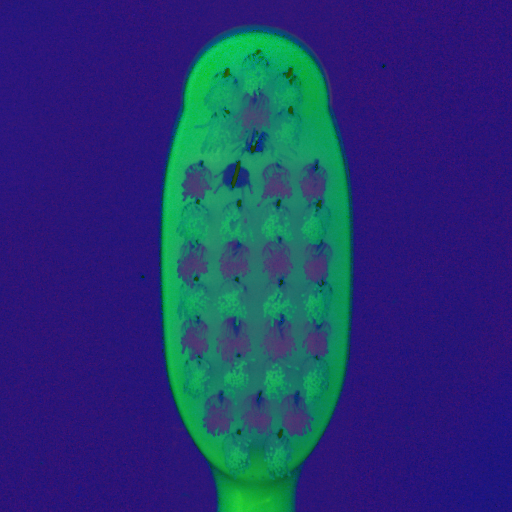
#> input picture dataset_HLS/train/defective/001.png, 1024 x 1024 px (shown at 1/2 size); its folder holds only this picture in this run
$ python -i avs_detector.py   (imports and definitions only)
#> lines starting #> are read from the running program, lines starting #| are printed output that depends on the picture; after the words box and inside, x2 and y2 are one past the last pixel; in counts of white or black regions, pixels touching at a corner belong together
import os
import cv2
import numpy as np
import pandas as pd
from sklearn.metrics import classification_report, confusion_matrix


def fiber_score(img_path, crop_x=200):

#> called with img_path = '../dataset_HLS/train/defective/001.png', crop_x = 200
    img = cv2.imread(img_path, cv2.IMREAD_GRAYSCALE)
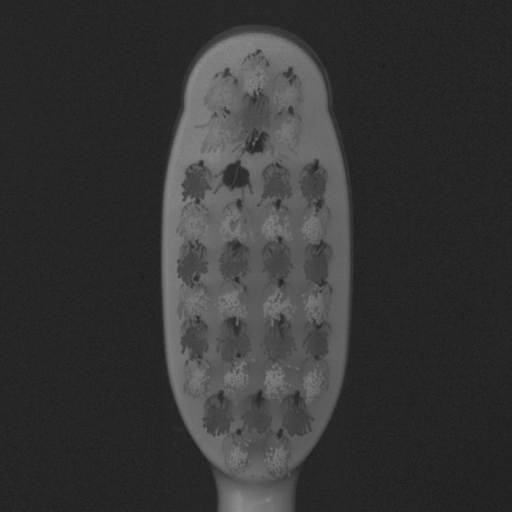
#> img: shape (1024, 1024) (shown at 1/2 size); min 9, max 145, mean 53.9

    h, w = img.shape
#> h = 1024; w = 1024
    if w > 2 * crop_x:
        img = img[:, crop_x:-crop_x]
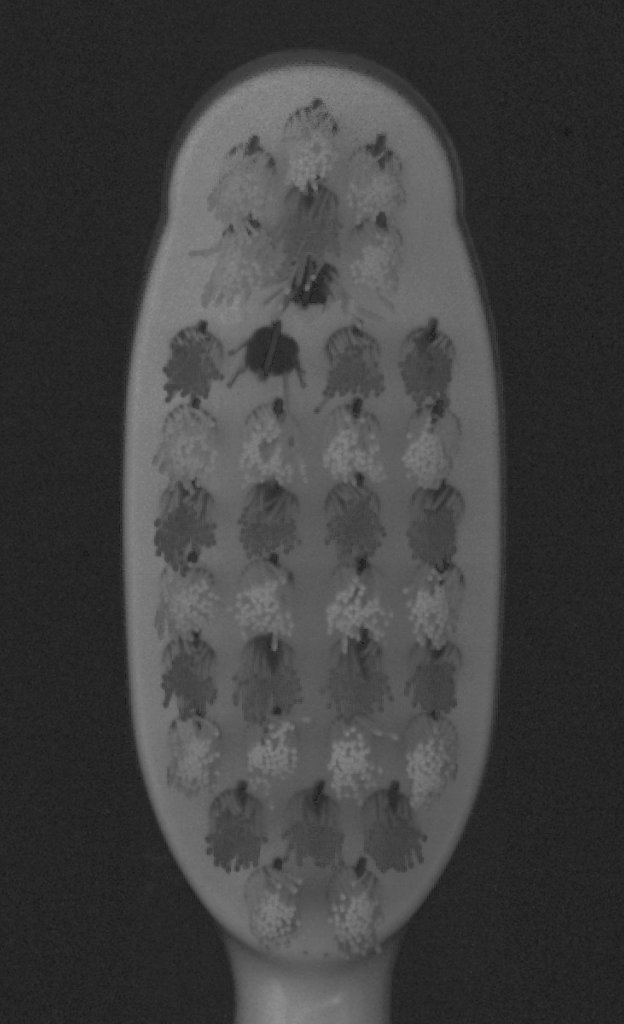
#> img: shape (1024, 624); min 9, max 145, mean 64.4

    img = cv2.GaussianBlur(img, (5,5), 0)

    kernel = cv2.getStructuringElement(cv2.MORPH_ELLIPSE, (15,15))
    tophat = cv2.morphologyEx(img, cv2.MORPH_TOPHAT, kernel)
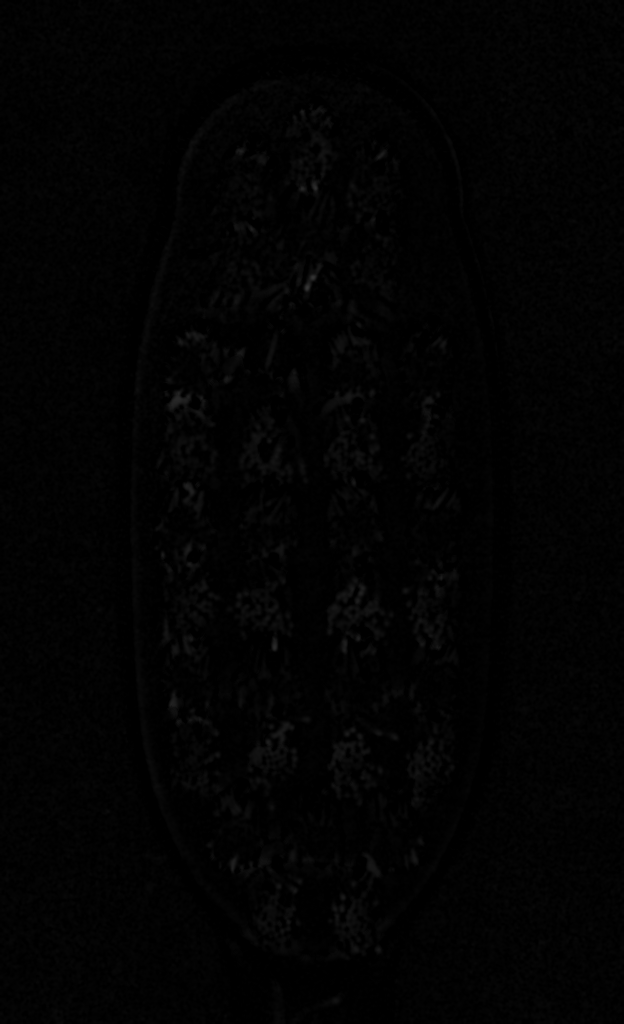
#> tophat: shape (1024, 624); min 0, max 54, mean 2.3

    _, th = cv2.threshold(tophat, 40, 255, cv2.THRESH_BINARY)
#> th: shape (1024, 624); 0% white in thin lines or dots, all inside (x1, y1, x2, y2) = (274, 186, 316, 648)

    num, labels, stats, _ = cv2.connectedComponentsWithStats(th)
#> labels: shape (1024, 624) int32; 5 distinct labels, from 0 to 4
#> num = 5; stats = [[0, 0, 624, 1024, 638946], [314, 186, 2, 3, 4], [311, 276, 4, 3, 11], [306, 285, 3, 5, 13], [274, 646, 1, 2, 2]]

    score = 0
    for i in range(1, num):
        area = stats[i, cv2.CC_STAT_AREA]
        if 10 < area < 400:
            score += area
#> this loop made 4 passes
#> (area, score) on passes 2 to 3: (11, 11), (13, 24)
#> area on passes 1, 4: 4, 2
#> after the loop, score = 24

    return score


# [51 lines left out: functions gather_features, train_thresholds, evaluate, not called in this run]

>>> result = fiber_score('../dataset_HLS/train/defective/001.png')
#> result = 24
